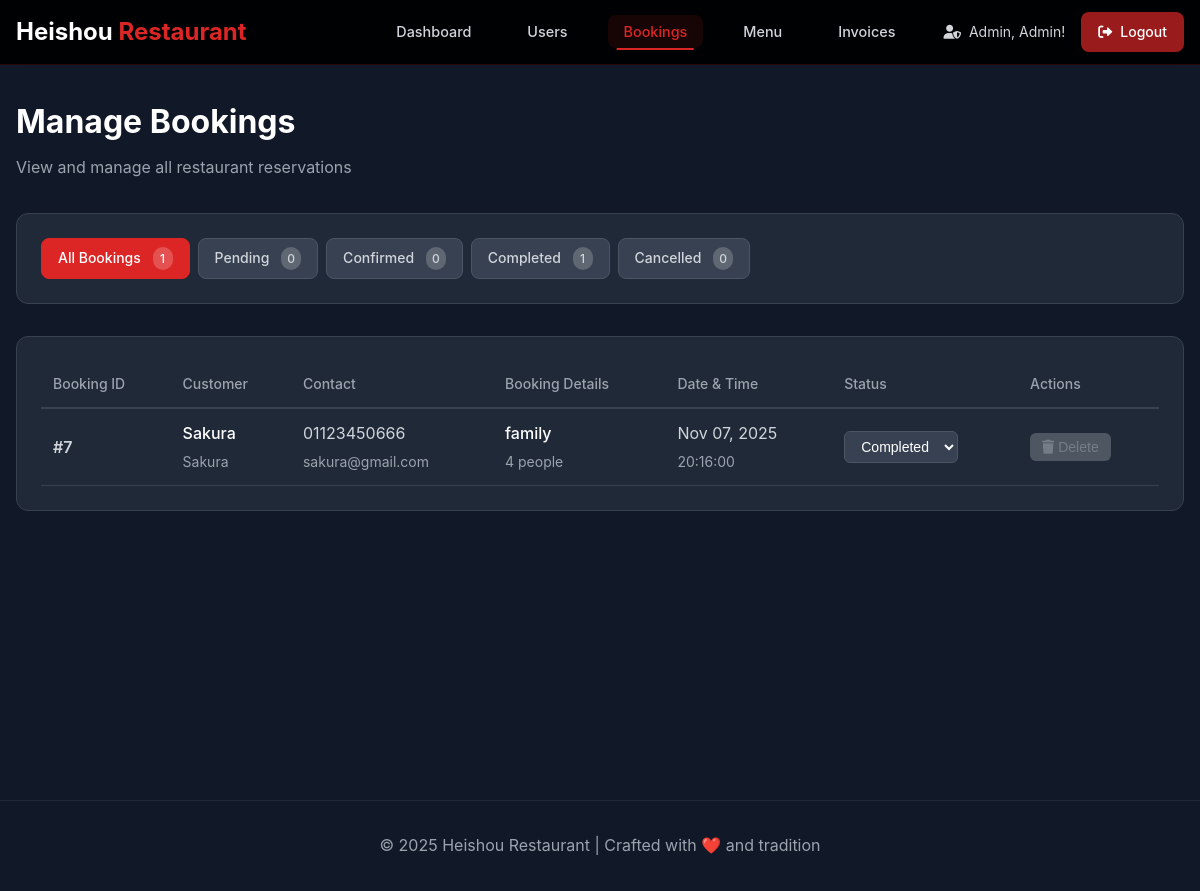
/admin/manage_bookings.php (signed in), run on the app's committed database.
### tables this page shows
CREATE TABLE `booking` (
  `Booking_ID` int(11) NOT NULL,
  `User_ID` int(11) DEFAULT NULL,
  `Full_Name` varchar(100) DEFAULT NULL,
  `Phone_Number` varchar(20) DEFAULT NULL,
  `Booking_Date` date DEFAULT NULL,
  `Event_Type` varchar(100) DEFAULT NULL,
  `Number_of_People` int(11) DEFAULT NULL,
  `Booking_Time` varchar(11) NOT NULL,
  `Status` varchar(255) NOT NULL
);

CREATE TABLE `user` (
  `User_ID` int(11) NOT NULL,
  `Full_Name` varchar(100) NOT NULL,
  `Email` varchar(100) NOT NULL,
  `Password` varchar(255) NOT NULL,
  `Role` enum('admin','user') DEFAULT 'user'
);

### admin/manage_bookings.php (the view, shortened to what this page needs)
<?php
include '../components/connect.php';
 $filter = isset($_GET['filter']) ? $_GET['filter'] : 'all';
 $where_clause = "";
 $bookings = [];
 $stmt = $conn->prepare("SELECT b.*, u.Full_Name as User_Name, u.Email
                        FROM booking b
                        LEFT JOIN user u ON b.User_ID = u.User_ID
                        $where_clause
                        ORDER BY b.Booking_Date DESC, b.Booking_Time DESC");
 $stmt->execute();
 $result = $stmt->get_result();
if ($result->num_rows > 0) {
    while ($row = $result->fetch_assoc()) {
        $bookings[] = $row;
    }
}
 $status_counts = [
    'all' => 0,
    'pending' => 0,
    'confirmed' => 0,
    'completed' => 0,
    'cancelled' => 0
];
 $stmt = $conn->prepare("SELECT Status, COUNT(*) as count FROM booking GROUP BY Status");
 $stmt->execute();
 $result = $stmt->get_result();
if ($result->num_rows > 0) {
    while ($row = $result->fetch_assoc()) {
        $status = $row['Status'];
        if (isset($status_counts[$status])) {
            $status_counts[$status] = $row['count'];
        }
        $status_counts['all'] += $row['count'];
    }
}
?>
<!DOCTYPE html>
<html lang="en">
<head>
  <link rel="stylesheet" href="https://cdnjs.cloudflare.com/ajax/libs/font-awesome/6.0.0/css/all.min.css">
  <link rel="stylesheet" href="../css/style.css">
  <link rel="stylesheet" href="../css/manage_bookings.css">
</head>
<body>
  <header class="navbar">
    <div class="nav-container">
      <div class="logo">
        <h1>Heishou <span>Restaurant</span></h1>
      </div>
      <nav class="nav-menu">
        <ul class="nav-links">
          <li><a href="admin_home.php">Dashboard</a></li>
          <li><a href="manage_users.php">Users</a></li>
          <li><a href="manage_bookings.php" class="active">Bookings</a></li>
          <li><a href="manage_menu.php">Menu</a></li>
          <li><a href="manage_invoices.php">Invoices</a></li>
        </ul>
        <ul class="nav-actions">
          <li class="welcome-user">
            <i class="fas fa-user-shield"></i>
            <span>Admin, <?php echo htmlspecialchars($_SESSION['username']); ?>!</span>
          </li>
          <li>
              <a href="../logout.php" class="btn logout-btn">
                <i class="fas fa-sign-out-alt"></i> Logout
              </a>
          </li>
        </ul>
      </nav>
    </div>
  </header>
  <main class="manage-page">
    <div class="container">
      <div class="page-header">
        <h1 class="page-title">Manage Bookings</h1>
        <p class="page-subtitle">View and manage all restaurant reservations</p>
      </div>
      <div class="filters-section">
        <div class="filter-tabs">
          <a href="manage_bookings.php?filter=all" class="filter-tab <?php echo $filter == 'all' ? 'active' : ''; ?>">
            All Bookings
            <span class="filter-count"><?php echo $status_counts['all']; ?></span>
          </a>
          <a href="manage_bookings.php?filter=pending" class="filter-tab <?php echo $filter == 'pending' ? 'active' : ''; ?>">
            Pending
            <span class="filter-count"><?php echo $status_counts['pending']; ?></span>
          </a>
          <a href="manage_bookings.php?filter=confirmed" class="filter-tab <?php echo $filter == 'confirmed' ? 'active' : ''; ?>">
            Confirmed
            <span class="filter-count"><?php echo $status_counts['confirmed']; ?></span>
          </a>
          <a href="manage_bookings.php?filter=completed" class="filter-tab <?php echo $filter == 'completed' ? 'active' : ''; ?>">
            Completed
            <span class="filter-count"><?php echo $status_counts['completed']; ?></span>
          </a>
          <a href="manage_bookings.php?filter=cancelled" class="filter-tab <?php echo $filter == 'cancelled' ? 'active' : ''; ?>">
            Cancelled
            <span class="filter-count"><?php echo $status_counts['cancelled']; ?></span>
          </a>
        </div>
      </div>
      <div class="bookings-table-container">
        <?php if (empty($bookings)): ?>
          <div class="empty-state">
            <i class="fas fa-calendar-times"></i>
            <h3>No bookings found</h3>
            <p>There are no bookings with the selected status.</p>
          </div>
        <?php else: ?>
          <table class="bookings-table">
            <thead>
              <tr>
                <th>Booking ID</th>
                <th>Customer</th>
                <th>Contact</th>
                <th>Booking Details</th>
                <th>Date & Time</th>
                <th>Status</th>
                <th>Actions</th>
              </tr>
            </thead>
            <tbody>
              <?php foreach ($bookings as $booking): ?>
                <tr>
                  <td class="booking-id">#<?php echo $booking['Booking_ID']; ?></td>
                  <td>
                    <div class="customer-info">
                      <span class="customer-name"><?php echo htmlspecialchars($booking['Full_Name']); ?></span>
                      <?php if ($booking['User_Name']): ?>
                        <span class="customer-email"><?php echo htmlspecialchars($booking['User_Name']); ?></span>
                      <?php endif; ?>
                    </div>
                  </td>
                  <td>
                    <div class="customer-info">
                      <span><?php echo htmlspecialchars($booking['Phone_Number']); ?></span>
                      <?php if ($booking['Email']): ?>
                        <span class="customer-email"><?php echo htmlspecialchars($booking['Email']); ?></span>
                      <?php endif; ?>
                    </div>
                  </td>
                  <td>
                    <div class="booking-details">
                      <span class="event-type"><?php echo htmlspecialchars($booking['Event_Type']); ?></span>
                      <span class="people-count"><?php echo $booking['Number_of_People']; ?> people</span>
                    </div>
                  </td>
                  <td>
                    <div class="booking-details">
                      <span><?php echo date('M d, Y', strtotime($booking['Booking_Date'])); ?></span>
                      <span class="people-count"><?php echo $booking['Booking_Time']; ?></span>
                    </div>
                  </td>
                  <td>
                    <form method="POST" style="display: inline;">
                      <select name="status" class="status-select" onchange="this.form.submit()">
                        <option value="completed" <?php echo $booking['Status'] == 'completed' ? 'selected' : ''; ?>>Completed</option>
                      </select>
                    </form>
                  </td>
                  <td>
                    <div class="actions-cell">
                      <?php if ($booking['Status'] == 'completed'): ?>
                        <div class="tooltip">
                          <button class="action-btn disabled" disabled>
                            <i class="fas fa-trash"></i> Delete
                          </button>
                        </div>
                      <?php else: ?>
                        <button class="action-btn delete-btn" onclick="confirmDelete(<?php echo $booking['Booking_ID']; ?>)">
                          <i class="fas fa-trash"></i> Delete
                        </button>
                      <?php endif; ?>
                    </div>
                  </td>
                </tr>
              <?php endforeach; ?>
            </tbody>
          </table>
        <?php endif; ?>
      </div>
    </div>
  </main>
  <?php include '../components/footer.php';?>
</body>
</html>

### css/style.css (style rules this page uses)
:root { --red: #dc2626; --red-dark: #991b1b; --red-light: #fca5a5; --white: #ffffff; --black: #000000; --gray-50: #f9fafb; --gray-100: #f3f4f6; --gray-200: #e5e7eb; --gray-300: #d1d5db; --gray-400: #9ca3af; --gray-500: #6b7280; --gray-600: #4b5563; --gray-700: #374151; --gray-800: #1f2937; --gray-900: #111827; --shadow-sm: 0 1px 2px 0 rgb(0 0 0 / 0.05); --shadow: 0 1px 3px 0 rgb(0 0 0 / 0.1), 0 1px 2px -1px rgb(0 0 0 / 0.1); --shadow-lg: 0 10px 15px -3px rgb(0 0 0 / 0.1), 0 4px 6px -4px rgb(0 0 0 / 0.1); --shadow-xl: 0 20px 25px -5px rgb(0 0 0 / 0.1), 0 8px 10px -6px rgb(0 0 0 / 0.1); }
* { margin: 0; padding: 0; box-sizing: border-box; }
body { font-family: 'Noto Sans JP', -apple-system, BlinkMacSystemFont, 'Segoe UI', Roboto, sans-serif; background: var(--black); color: var(--gray-300); line-height: 1.6; scroll-behavior: smooth; overflow-x: hidden; }
.container { max-width: 1200px; margin: 0 auto; padding: 0 1rem; }
.navbar { position: fixed; top: 0; left: 0; right: 0; z-index: 1000; background: rgba(0, 0, 0, 0.95); backdrop-filter: blur(10px); border-bottom: 1px solid rgba(220, 38, 38, 0.2); transition: all 0.3s ease; }
.nav-container { max-width: 1200px; margin: 0 auto; padding: 0 1rem; display: flex; align-items: center; justify-content: space-between; height: 4rem; }
.logo h1 { font-size: 1.5rem; font-weight: 700; color: var(--white); }
.logo span { color: var(--red); }
.nav-menu { display: flex; align-items: center; gap: 2rem; }
.nav-links { display: flex; align-items: center; gap: 1.5rem; list-style: none; }
.nav-links a { color: var(--gray-300); text-decoration: none; font-weight: 500; font-size: 0.9rem; padding: 0.5rem 1rem; border-radius: 0.5rem; transition: all 0.3s ease; position: relative; }
.nav-links a::after { content: ''; position: absolute; bottom: -2px; left: 50%; transform: translateX(-50%); width: 0; height: 2px; background: var(--red); transition: width 0.3s ease; }
.nav-links a.active { color: var(--red); background: rgba(220, 38, 38, 0.1); }
.nav-links a.active::after { width: 80%; }
.nav-actions { display: flex; align-items: center; gap: 1rem; list-style: none; }
.welcome-user { display: flex; align-items: center; gap: 0.5rem; color: var(--gray-300); font-size: 0.875rem; }
.btn { display: inline-flex; align-items: center; gap: 0.5rem; padding: 0.5rem 1rem; border: none; border-radius: 0.5rem; font-size: 0.875rem; font-weight: 500; text-decoration: none; cursor: pointer; transition: all 0.3s ease; background: transparent; color: var(--white); border: 1px solid transparent; }
.logout-btn { background: var(--red-dark); }

### data on the page
booking: Booking_ID "7", Full_Name "Sakura", User_ID.Full_Name "Sakura", Phone_Number "01123450666", User_ID.Email "sakura@gmail.com", Event_Type "family", Number_of_People "4", Booking_Date "Nov 07, 2025", Booking_Time "20:16:00", status "Completed", shows "Delete"

### other printed values
$_SESSION['username'] "Admin"
$status_counts['all'] "1"
$status_counts['pending'] "0"
$status_counts['confirmed'] "0"
$status_counts['completed'] "1"
$status_counts['cancelled'] "0"
